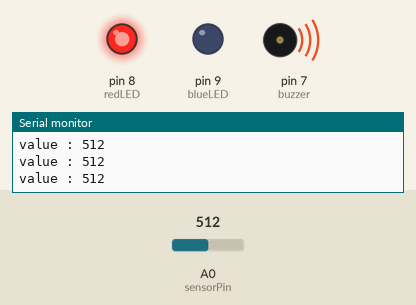
This sketch was run on a simulated Arduino Uno, built with avr-gcc and run on an emulated ATmega328P. On the bench: output pins drawn as LEDs (lit = HIGH), buzzer (waves = sounding), the last lines printed to the serial monitor. The inputs (shaded band) are chosen by the test bench; at power-on: A0 (sensorPin) = 512.

Above: at 1.2 s.
1.3 s: A0 (sensorPin) set to 487
At 1.7 s:
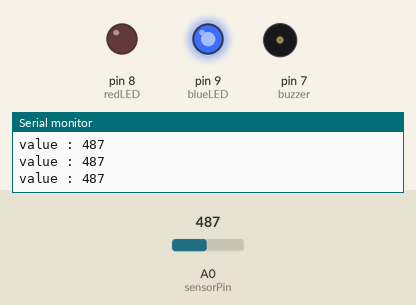
2.8 s: A0 (sensorPin) set to 510
At 4.0 s:
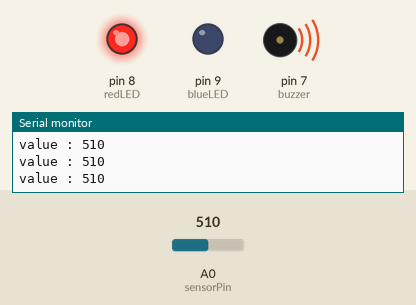
4.3 s: A0 (sensorPin) set to 490
At 5.6 s:
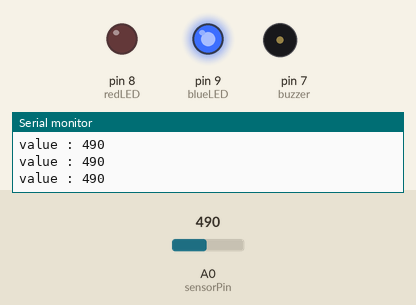
Timing chart, 0 to 7.3 s (numbered marks = the images above; inputs shaded):
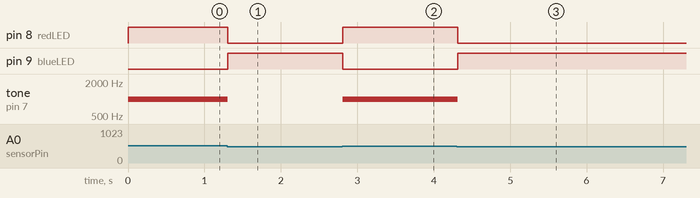

The sketch:

_______.ino
```cpp
int sensorValue;        // 土壤溼度數值
int sensorPin = A0; 		// 設定土壤溼度檢測器腳位
int blueLED = 9;				// 設定藍LED腳位
int redLED = 8;					// 設定紅LED腳位
int buzzer = 7;					// 設定蜂鳴器腳位

void setup() {
  pinMode(sensorPin, INPUT);	// 設定土壤溼度檢測器為輸入
  pinMode(redLED, OUTPUT);		// 設定紅LED為輸出
  pinMode(blueLED, OUTPUT);		// 設定藍LED為輸出
  pinMode(buzzer, OUTPUT);		// 設定蜂鳴器為輸出

  // 開啟序列通訊
  Serial.begin(9600);
}

void loop() {
  sensorValue = analogRead(sensorPin); 	// 讀取感測器回傳值
  Serial.print("value : ");							// 輸出字串"value : "
  Serial.println(sensorValue);					// 輸出數值(越高越乾，越低越濕)

  if(sensorValue>500){
    digitalWrite(redLED, HIGH);					// 紅LED亮
    digitalWrite(blueLED, LOW);					// 藍LED暗
    tone(buzzer, 1000);									// 蜂鳴器出聲
  }else {
    digitalWrite(redLED, LOW);					// 紅LED暗
    digitalWrite(blueLED, HIGH);				// 藍LED亮
    noTone(buzzer);							        // 關閉蜂鳴器
  }

  delay(100);									// 短暫延遲避免頻繁刷新
}
```

Measured:
- the behaviour switches between 501 and 500 on A0 (sensorPin) (found by bisection; images 0 and 1)
- after the input at 1.3 s, pin 8 (redLED): HIGH → LOW at once; pin 9 (blueLED): LOW → HIGH at once; tone on pin 7 (buzzer): 1000 Hz → silent at once
- after the input at 2.8 s, pin 8 (redLED): LOW → HIGH at once; pin 9 (blueLED): HIGH → LOW at once; tone on pin 7 (buzzer): silent → 1000 Hz at once
- after the input at 4.3 s, pin 8 (redLED): HIGH → LOW at once; pin 9 (blueLED): LOW → HIGH at once; tone on pin 7 (buzzer): 1000 Hz → silent at once
